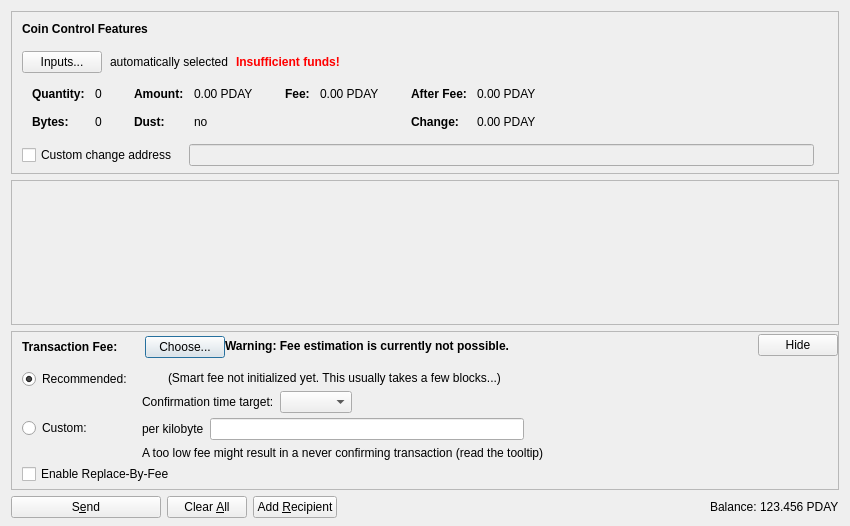
<?xml version="1.0" encoding="UTF-8"?>
<ui version="4.0">
 <class>SendCoinsDialog</class>
 <widget class="QDialog" name="SendCoinsDialog">
  <property name="geometry">
   <rect>
    <x>0</x>
    <y>0</y>
    <width>850</width>
    <height>526</height>
   </rect>
  </property>
  <property name="windowTitle">
   <string>Send Coins</string>
  </property>
  <layout class="QVBoxLayout" name="verticalLayout" stretch="0,1,0,0">
   <property name="bottomMargin">
    <number>8</number>
   </property>
   <item>
    <widget class="QFrame" name="frameCoinControl">
     <property name="sizePolicy">
      <sizepolicy hsizetype="Expanding" vsizetype="Expanding">
       <horstretch>0</horstretch>
       <verstretch>0</verstretch>
      </sizepolicy>
     </property>
     <property name="maximumSize">
      <size>
       <width>16777215</width>
       <height>16777215</height>
      </size>
     </property>
     <property name="frameShape">
      <enum>QFrame::StyledPanel</enum>
     </property>
     <property name="frameShadow">
      <enum>QFrame::Sunken</enum>
     </property>
     <layout class="QVBoxLayout" name="verticalLayoutCoinControl2">
      <property name="spacing">
       <number>0</number>
      </property>
      <property name="leftMargin">
       <number>0</number>
      </property>
      <property name="topMargin">
       <number>0</number>
      </property>
      <property name="rightMargin">
       <number>0</number>
      </property>
      <property name="bottomMargin">
       <number>6</number>
      </property>
      <item>
       <layout class="QVBoxLayout" name="verticalLayoutCoinControl" stretch="0,0,0,0,1">
        <property name="spacing">
         <number>0</number>
        </property>
        <property name="leftMargin">
         <number>10</number>
        </property>
        <property name="topMargin">
         <number>10</number>
        </property>
        <item>
         <layout class="QHBoxLayout" name="horizontalLayoutCoinControl1">
          <property name="bottomMargin">
           <number>15</number>
          </property>
          <item>
           <widget class="QLabel" name="labelCoinControlFeatures">
            <property name="sizePolicy">
             <sizepolicy hsizetype="Preferred" vsizetype="Maximum">
              <horstretch>0</horstretch>
              <verstretch>0</verstretch>
             </sizepolicy>
            </property>
            <property name="font">
             <font>
              <weight>75</weight>
              <bold>true</bold>
             </font>
            </property>
            <property name="styleSheet">
             <string notr="true">font-weight:bold;</string>
            </property>
            <property name="text">
             <string>Coin Control Features</string>
            </property>
           </widget>
          </item>
         </layout>
        </item>
        <item>
         <layout class="QHBoxLayout" name="horizontalLayoutCoinControl2" stretch="0,0,0,0">
          <property name="spacing">
           <number>8</number>
          </property>
          <property name="bottomMargin">
           <number>10</number>
          </property>
          <item>
           <widget class="QPushButton" name="pushButtonCoinControl">
            <property name="styleSheet">
             <string notr="true"/>
            </property>
            <property name="text">
             <string>Inputs...</string>
            </property>
            <property name="autoDefault">
             <bool>false</bool>
            </property>
           </widget>
          </item>
          <item>
           <widget class="QLabel" name="labelCoinControlAutomaticallySelected">
            <property name="text">
             <string>automatically selected</string>
            </property>
            <property name="margin">
             <number>5</number>
            </property>
           </widget>
          </item>
          <item>
           <widget class="QLabel" name="labelCoinControlInsuffFunds">
            <property name="font">
             <font>
              <weight>75</weight>
              <bold>true</bold>
             </font>
            </property>
            <property name="styleSheet">
             <string notr="true">color:red;font-weight:bold;</string>
            </property>
            <property name="text">
             <string>Insufficient funds!</string>
            </property>
            <property name="margin">
             <number>5</number>
            </property>
           </widget>
          </item>
          <item>
           <spacer name="horizontalSpacerCoinControl">
            <property name="orientation">
             <enum>Qt::Horizontal</enum>
            </property>
            <property name="sizeHint" stdset="0">
             <size>
              <width>40</width>
              <height>1</height>
             </size>
            </property>
           </spacer>
          </item>
         </layout>
        </item>
        <item>
         <widget class="QWidget" name="widgetCoinControl" native="true">
          <property name="sizePolicy">
           <sizepolicy hsizetype="Preferred" vsizetype="Preferred">
            <horstretch>0</horstretch>
            <verstretch>0</verstretch>
           </sizepolicy>
          </property>
          <property name="minimumSize">
           <size>
            <width>0</width>
            <height>0</height>
           </size>
          </property>
          <property name="styleSheet">
           <string notr="true"/>
          </property>
          <layout class="QHBoxLayout" name="horizontalLayoutCoinControl5">
           <property name="leftMargin">
            <number>0</number>
           </property>
           <property name="topMargin">
            <number>0</number>
           </property>
           <property name="rightMargin">
            <number>0</number>
           </property>
           <property name="bottomMargin">
            <number>0</number>
           </property>
           <item>
            <layout class="QHBoxLayout" name="horizontalLayoutCoinControl3" stretch="0,0,0,1">
             <property name="spacing">
              <number>20</number>
             </property>
             <property name="topMargin">
              <number>0</number>
             </property>
             <property name="bottomMargin">
              <number>10</number>
             </property>
             <item>
              <layout class="QFormLayout" name="formLayoutCoinControl1">
               <property name="horizontalSpacing">
                <number>10</number>
               </property>
               <property name="verticalSpacing">
                <number>14</number>
               </property>
               <property name="leftMargin">
                <number>10</number>
               </property>
               <property name="topMargin">
                <number>4</number>
               </property>
               <property name="rightMargin">
                <number>6</number>
               </property>
               <item row="0" column="0">
                <widget class="QLabel" name="labelCoinControlQuantityText">
                 <property name="font">
                  <font>
                   <weight>75</weight>
                   <bold>true</bold>
                  </font>
                 </property>
                 <property name="text">
                  <string>Quantity:</string>
                 </property>
                 <property name="margin">
                  <number>0</number>
                 </property>
                </widget>
               </item>
               <item row="0" column="1">
                <widget class="QLabel" name="labelCoinControlQuantity">
                 <property name="cursor">
                  <cursorShape>IBeamCursor</cursorShape>
                 </property>
                 <property name="contextMenuPolicy">
                  <enum>Qt::ActionsContextMenu</enum>
                 </property>
                 <property name="text">
                  <string notr="true">0</string>
                 </property>
                 <property name="margin">
                  <number>0</number>
                 </property>
                 <property name="textInteractionFlags">
                  <set>Qt::LinksAccessibleByMouse|Qt::TextSelectableByKeyboard|Qt::TextSelectableByMouse</set>
                 </property>
                </widget>
               </item>
               <item row="1" column="0">
                <widget class="QLabel" name="labelCoinControlBytesText">
                 <property name="font">
                  <font>
                   <weight>75</weight>
                   <bold>true</bold>
                  </font>
                 </property>
                 <property name="text">
                  <string>Bytes:</string>
                 </property>
                </widget>
               </item>
               <item row="1" column="1">
                <widget class="QLabel" name="labelCoinControlBytes">
                 <property name="cursor">
                  <cursorShape>IBeamCursor</cursorShape>
                 </property>
                 <property name="contextMenuPolicy">
                  <enum>Qt::ActionsContextMenu</enum>
                 </property>
                 <property name="text">
                  <string notr="true">0</string>
                 </property>
                 <property name="textInteractionFlags">
                  <set>Qt::LinksAccessibleByMouse|Qt::TextSelectableByKeyboard|Qt::TextSelectableByMouse</set>
                 </property>
                </widget>
               </item>
              </layout>
             </item>
             <item>
              <layout class="QFormLayout" name="formLayoutCoinControl2">
               <property name="horizontalSpacing">
                <number>10</number>
               </property>
               <property name="verticalSpacing">
                <number>14</number>
               </property>
               <property name="leftMargin">
                <number>6</number>
               </property>
               <property name="topMargin">
                <number>4</number>
               </property>
               <property name="rightMargin">
                <number>6</number>
               </property>
               <item row="0" column="0">
                <widget class="QLabel" name="labelCoinControlAmountText">
                 <property name="font">
                  <font>
                   <weight>75</weight>
                   <bold>true</bold>
                  </font>
                 </property>
                 <property name="text">
                  <string>Amount:</string>
                 </property>
                 <property name="margin">
                  <number>0</number>
                 </property>
                </widget>
               </item>
               <item row="0" column="1">
                <widget class="QLabel" name="labelCoinControlAmount">
                 <property name="cursor">
                  <cursorShape>IBeamCursor</cursorShape>
                 </property>
                 <property name="contextMenuPolicy">
                  <enum>Qt::ActionsContextMenu</enum>
                 </property>
                 <property name="text">
                  <string notr="true">0.00 PDAY</string>
                 </property>
                 <property name="textInteractionFlags">
                  <set>Qt::LinksAccessibleByMouse|Qt::TextSelectableByKeyboard|Qt::TextSelectableByMouse</set>
                 </property>
                </widget>
               </item>
               <item row="1" column="0">
                <widget class="QLabel" name="labelCoinControlLowOutputText">
                 <property name="font">
                  <font>
                   <weight>75</weight>
                   <bold>true</bold>
                  </font>
                 </property>
                 <property name="text">
                  <string>Dust:</string>
                 </property>
                </widget>
               </item>
               <item row="1" column="1">
                <widget class="QLabel" name="labelCoinControlLowOutput">
                 <property name="cursor">
                  <cursorShape>IBeamCursor</cursorShape>
                 </property>
                 <property name="contextMenuPolicy">
                  <enum>Qt::ActionsContextMenu</enum>
                 </property>
                 <property name="text">
                  <string notr="true">no</string>
                 </property>
                 <property name="textInteractionFlags">
                  <set>Qt::LinksAccessibleByMouse|Qt::TextSelectableByKeyboard|Qt::TextSelectableByMouse</set>
                 </property>
                </widget>
               </item>
              </layout>
             </item>
             <item>
              <layout class="QFormLayout" name="formLayoutCoinControl3">
               <property name="horizontalSpacing">
                <number>10</number>
               </property>
               <property name="verticalSpacing">
                <number>14</number>
               </property>
               <property name="leftMargin">
                <number>6</number>
               </property>
               <property name="topMargin">
                <number>4</number>
               </property>
               <property name="rightMargin">
                <number>6</number>
               </property>
               <item row="0" column="0">
                <widget class="QLabel" name="labelCoinControlFeeText">
                 <property name="font">
                  <font>
                   <weight>75</weight>
                   <bold>true</bold>
                  </font>
                 </property>
                 <property name="text">
                  <string>Fee:</string>
                 </property>
                 <property name="margin">
                  <number>0</number>
                 </property>
                </widget>
               </item>
               <item row="0" column="1">
                <widget class="QLabel" name="labelCoinControlFee">
                 <property name="cursor">
                  <cursorShape>IBeamCursor</cursorShape>
                 </property>
                 <property name="contextMenuPolicy">
                  <enum>Qt::ActionsContextMenu</enum>
                 </property>
                 <property name="text">
                  <string notr="true">0.00 PDAY</string>
                 </property>
                 <property name="textInteractionFlags">
                  <set>Qt::LinksAccessibleByMouse|Qt::TextSelectableByKeyboard|Qt::TextSelectableByMouse</set>
                 </property>
                </widget>
               </item>
              </layout>
             </item>
             <item>
              <layout class="QFormLayout" name="formLayoutCoinControl4">
               <property name="horizontalSpacing">
                <number>10</number>
               </property>
               <property name="verticalSpacing">
                <number>14</number>
               </property>
               <property name="leftMargin">
                <number>6</number>
               </property>
               <property name="topMargin">
                <number>4</number>
               </property>
               <property name="rightMargin">
                <number>6</number>
               </property>
               <item row="0" column="0">
                <widget class="QLabel" name="labelCoinControlAfterFeeText">
                 <property name="font">
                  <font>
                   <weight>75</weight>
                   <bold>true</bold>
                  </font>
                 </property>
                 <property name="text">
                  <string>After Fee:</string>
                 </property>
                 <property name="margin">
                  <number>0</number>
                 </property>
                </widget>
               </item>
               <item row="0" column="1">
                <widget class="QLabel" name="labelCoinControlAfterFee">
                 <property name="cursor">
                  <cursorShape>IBeamCursor</cursorShape>
                 </property>
                 <property name="contextMenuPolicy">
                  <enum>Qt::ActionsContextMenu</enum>
                 </property>
                 <property name="text">
                  <string notr="true">0.00 PDAY</string>
                 </property>
                 <property name="textInteractionFlags">
                  <set>Qt::LinksAccessibleByMouse|Qt::TextSelectableByKeyboard|Qt::TextSelectableByMouse</set>
                 </property>
                </widget>
               </item>
               <item row="1" column="0">
                <widget class="QLabel" name="labelCoinControlChangeText">
                 <property name="font">
                  <font>
                   <weight>75</weight>
                   <bold>true</bold>
                  </font>
                 </property>
                 <property name="text">
                  <string>Change:</string>
                 </property>
                </widget>
               </item>
               <item row="1" column="1">
                <widget class="QLabel" name="labelCoinControlChange">
                 <property name="cursor">
                  <cursorShape>IBeamCursor</cursorShape>
                 </property>
                 <property name="contextMenuPolicy">
                  <enum>Qt::ActionsContextMenu</enum>
                 </property>
                 <property name="text">
                  <string notr="true">0.00 PDAY</string>
                 </property>
                 <property name="textInteractionFlags">
                  <set>Qt::LinksAccessibleByMouse|Qt::TextSelectableByKeyboard|Qt::TextSelectableByMouse</set>
                 </property>
                </widget>
               </item>
              </layout>
             </item>
            </layout>
           </item>
          </layout>
         </widget>
        </item>
        <item>
         <layout class="QHBoxLayout" name="horizontalLayoutCoinControl4" stretch="0,0,0">
          <property name="spacing">
           <number>12</number>
          </property>
          <property name="sizeConstraint">
           <enum>QLayout::SetDefaultConstraint</enum>
          </property>
          <property name="topMargin">
           <number>5</number>
          </property>
          <property name="rightMargin">
           <number>5</number>
          </property>
          <item>
           <widget class="QCheckBox" name="checkBoxCoinControlChange">
            <property name="toolTip">
             <string>If this is activated, but the change address is empty or invalid, change will be sent to a newly generated address.</string>
            </property>
            <property name="text">
             <string>Custom change address</string>
            </property>
           </widget>
          </item>
          <item>
           <widget class="QValidatedLineEdit" name="lineEditCoinControlChange">
            <property name="enabled">
             <bool>false</bool>
            </property>
            <property name="sizePolicy">
             <sizepolicy hsizetype="Expanding" vsizetype="Fixed">
              <horstretch>0</horstretch>
              <verstretch>0</verstretch>
             </sizepolicy>
            </property>
           </widget>
          </item>
          <item>
           <widget class="QLabel" name="labelCoinControlChangeLabel">
            <property name="sizePolicy">
             <sizepolicy hsizetype="Preferred" vsizetype="Expanding">
              <horstretch>0</horstretch>
              <verstretch>0</verstretch>
             </sizepolicy>
            </property>
            <property name="minimumSize">
             <size>
              <width>0</width>
              <height>0</height>
             </size>
            </property>
            <property name="text">
             <string/>
            </property>
            <property name="margin">
             <number>3</number>
            </property>
           </widget>
          </item>
         </layout>
        </item>
        <item>
         <spacer name="verticalSpacerCoinControl">
          <property name="orientation">
           <enum>Qt::Vertical</enum>
          </property>
          <property name="sizeHint" stdset="0">
           <size>
            <width>800</width>
            <height>1</height>
           </size>
          </property>
         </spacer>
        </item>
       </layout>
      </item>
     </layout>
    </widget>
   </item>
   <item>
    <widget class="QScrollArea" name="scrollArea">
     <property name="widgetResizable">
      <bool>true</bool>
     </property>
     <widget class="QWidget" name="scrollAreaWidgetContents">
      <property name="geometry">
       <rect>
        <x>0</x>
        <y>0</y>
        <width>830</width>
        <height>104</height>
       </rect>
      </property>
      <layout class="QVBoxLayout" name="verticalLayout_2" stretch="0,1">
       <property name="leftMargin">
        <number>0</number>
       </property>
       <property name="topMargin">
        <number>0</number>
       </property>
       <property name="rightMargin">
        <number>0</number>
       </property>
       <property name="bottomMargin">
        <number>0</number>
       </property>
       <item>
        <layout class="QVBoxLayout" name="entries">
         <property name="spacing">
          <number>6</number>
         </property>
        </layout>
       </item>
       <item>
        <spacer name="verticalSpacer">
         <property name="orientation">
          <enum>Qt::Vertical</enum>
         </property>
         <property name="sizeHint" stdset="0">
          <size>
           <width>20</width>
           <height>40</height>
          </size>
         </property>
        </spacer>
       </item>
      </layout>
     </widget>
    </widget>
   </item>
   <item>
    <widget class="QFrame" name="frameFee">
     <property name="sizePolicy">
      <sizepolicy hsizetype="Expanding" vsizetype="Expanding">
       <horstretch>0</horstretch>
       <verstretch>0</verstretch>
      </sizepolicy>
     </property>
     <property name="maximumSize">
      <size>
       <width>16777215</width>
       <height>16777215</height>
      </size>
     </property>
     <property name="frameShape">
      <enum>QFrame::StyledPanel</enum>
     </property>
     <property name="frameShadow">
      <enum>QFrame::Sunken</enum>
     </property>
     <layout class="QVBoxLayout" name="verticalLayoutFee1">
      <property name="spacing">
       <number>0</number>
      </property>
      <property name="leftMargin">
       <number>0</number>
      </property>
      <property name="topMargin">
       <number>0</number>
      </property>
      <property name="rightMargin">
       <number>0</number>
      </property>
      <property name="bottomMargin">
       <number>0</number>
      </property>
      <item>
       <layout class="QVBoxLayout" name="verticalLayoutFee2" stretch="0,0,0">
        <property name="spacing">
         <number>0</number>
        </property>
        <property name="leftMargin">
         <number>10</number>
        </property>
        <property name="topMargin">
         <number>0</number>
        </property>
        <item>
         <layout class="QHBoxLayout" name="horizontalLayoutFee1">
          <property name="bottomMargin">
           <number>0</number>
          </property>
          <item>
           <layout class="QVBoxLayout" name="verticalLayoutFee7">
            <property name="spacing">
             <number>0</number>
            </property>
            <item>
             <spacer name="verticalSpacerSmartFee">
              <property name="orientation">
               <enum>Qt::Vertical</enum>
              </property>
              <property name="sizeType">
               <enum>QSizePolicy::Fixed</enum>
              </property>
              <property name="sizeHint" stdset="0">
               <size>
                <width>1</width>
                <height>4</height>
               </size>
              </property>
             </spacer>
            </item>
            <item>
             <layout class="QHBoxLayout" name="horizontalLayoutSmartFee">
              <property name="spacing">
               <number>10</number>
              </property>
              <item>
               <widget class="QLabel" name="labelFeeHeadline">
                <property name="sizePolicy">
                 <sizepolicy hsizetype="Preferred" vsizetype="Maximum">
                  <horstretch>0</horstretch>
                  <verstretch>0</verstretch>
                 </sizepolicy>
                </property>
                <property name="font">
                 <font>
                  <weight>75</weight>
                  <bold>true</bold>
                 </font>
                </property>
                <property name="styleSheet">
                 <string notr="true">font-weight:bold;</string>
                </property>
                <property name="text">
                 <string>Transaction Fee:</string>
                </property>
               </widget>
              </item>
              <item>
               <widget class="QLabel" name="labelFeeMinimized">
                <property name="text">
                 <string/>
                </property>
               </widget>
              </item>
              <item>
               <widget class="QPushButton" name="buttonChooseFee">
                <property name="text">
                 <string>Choose...</string>
                </property>
               </widget>
              </item>
             </layout>
            </item>
            <item>
             <spacer name="verticalSpacer_5">
              <property name="orientation">
               <enum>Qt::Vertical</enum>
              </property>
              <property name="sizeHint" stdset="0">
               <size>
                <width>1</width>
                <height>1</height>
               </size>
              </property>
             </spacer>
            </item>
           </layout>
          </item>
          <item>
           <widget class="QLabel" name="fallbackFeeWarningLabel">
            <property name="toolTip">
             <string>Using the fallbackfee can result in sending a transaction that will take several hours or days (or never) to confirm. Consider choosing your fee manually or wait until you have validated the complete chain.</string>
            </property>
            <property name="font">
            <font>
                <weight>75</weight>
                <bold>true</bold>
            </font>
            </property>
            <property name="text">
             <string>Warning: Fee estimation is currently not possible.</string>
            </property>
            <property name="wordWrap">
             <bool>false</bool>
            </property>
           </widget>
          </item>
          <item>
           <spacer name="horizontalSpacer_4">
            <property name="orientation">
             <enum>Qt::Horizontal</enum>
            </property>
            <property name="sizeType">
             <enum>QSizePolicy::MinimumExpanding</enum>
            </property>
            <property name="sizeHint" stdset="0">
             <size>
              <width>40</width>
              <height>20</height>
             </size>
            </property>
           </spacer>
          </item>
          <item>
           <widget class="QPushButton" name="buttonMinimizeFee">
            <property name="toolTip">
             <string>collapse fee-settings</string>
            </property>
            <property name="text">
             <string>Hide</string>
            </property>
           </widget>
          </item>
         </layout>
        </item>
        <item>
         <widget class="QFrame" name="frameFeeSelection">
          <layout class="QVBoxLayout" name="verticalLayoutFee12">
           <property name="spacing">
            <number>0</number>
           </property>
           <property name="leftMargin">
            <number>0</number>
           </property>
           <property name="topMargin">
            <number>0</number>
           </property>
           <property name="rightMargin">
            <number>0</number>
           </property>
           <property name="bottomMargin">
            <number>0</number>
           </property>
           <item>
            <layout class="QGridLayout" name="gridLayoutFee">
             <property name="topMargin">
              <number>10</number>
             </property>
             <property name="bottomMargin">
              <number>4</number>
             </property>
             <property name="horizontalSpacing">
              <number>10</number>
             </property>
             <property name="verticalSpacing">
              <number>4</number>
             </property>
             <item row="1" column="1">
              <layout class="QVBoxLayout" name="verticalLayoutFee8">
               <property name="spacing">
                <number>6</number>
               </property>
               <item>
                <layout class="QHBoxLayout" name="horizontalLayoutFee13">
                 <item>
                  <widget class="QLabel" name="labelCustomPerKilobyte">
                   <property name="toolTip">
                    <string>Specify a custom fee per kB (1,000 bytes) of the transaction's virtual size.

Note:  Since the fee is calculated on a per-byte basis, a fee of "100 satoshis per kB" for a transaction size of 500 bytes (half of 1 kB) would ultimately yield a fee of only 50 satoshis.</string>
                   </property>
                   <property name="text">
                    <string>per kilobyte</string>
                   </property>
                  </widget>
                 </item>
                 <item>
                  <widget class="PaydayCoinAmountField" name="customFee"/>
                 </item>
                 <item>
                  <spacer name="horizontalSpacer_6">
                   <property name="orientation">
                    <enum>Qt::Horizontal</enum>
                   </property>
                   <property name="sizeHint" stdset="0">
                    <size>
                     <width>1</width>
                     <height>1</height>
                    </size>
                   </property>
                  </spacer>
                 </item>
                </layout>
               </item>
               <item>
                <layout class="QHBoxLayout" name="horizontalLayoutFee8">
                 <item>
                  <widget class="QLabel" name="labelCustomFeeWarning">
                   <property name="enabled">
                    <bool>true</bool>
                   </property>
                   <property name="toolTip">
                    <string>When there is less transaction volume than space in the blocks, miners as well as relaying nodes may enforce a minimum fee. Paying only this minimum fee is just fine, but be aware that this can result in a never confirming transaction once there is more demand for paydaycoin transactions than the network can process.</string>
                   </property>
                   <property name="text">
                    <string>A too low fee might result in a never confirming transaction (read the tooltip)</string>
                   </property>
                  </widget>
                 </item>
                 <item>
                  <spacer name="horizontalSpacer_2">
                   <property name="orientation">
                    <enum>Qt::Horizontal</enum>
                   </property>
                   <property name="sizeHint" stdset="0">
                    <size>
                     <width>1</width>
                     <height>1</height>
                    </size>
                   </property>
                  </spacer>
                 </item>
                </layout>
               </item>
              </layout>
             </item>
             <item row="0" column="0">
              <layout class="QVBoxLayout" name="verticalLayoutFee4" stretch="0,1">
               <item>
                <widget class="QRadioButton" name="radioSmartFee">
                 <property name="text">
                  <string>Recommended:</string>
                 </property>
                 <property name="checked">
                  <bool>true</bool>
                 </property>
                 <attribute name="buttonGroup">
                  <string notr="true">groupFee</string>
                 </attribute>
                </widget>
               </item>
               <item>
                <spacer name="verticalSpacer_2">
                 <property name="orientation">
                  <enum>Qt::Vertical</enum>
                 </property>
                 <property name="sizeHint" stdset="0">
                  <size>
                   <width>1</width>
                   <height>1</height>
                  </size>
                 </property>
                </spacer>
               </item>
              </layout>
             </item>
             <item row="1" column="0">
              <layout class="QVBoxLayout" name="verticalLayoutFee9" stretch="0,1">
               <item>
                <widget class="QRadioButton" name="radioCustomFee">
                 <property name="text">
                  <string>Custom:</string>
                 </property>
                 <attribute name="buttonGroup">
                  <string notr="true">groupFee</string>
                 </attribute>
                </widget>
               </item>
               <item>
                <spacer name="verticalSpacer_6">
                 <property name="orientation">
                  <enum>Qt::Vertical</enum>
                 </property>
                 <property name="sizeHint" stdset="0">
                  <size>
                   <width>1</width>
                   <height>1</height>
                  </size>
                 </property>
                </spacer>
               </item>
              </layout>
             </item>
             <item row="0" column="1">
              <layout class="QVBoxLayout" name="verticalLayoutFee3" stretch="0,0,1">
               <property name="spacing">
                <number>6</number>
               </property>
               <property name="topMargin">
                <number>2</number>
               </property>
               <item>
                <layout class="QHBoxLayout" name="horizontalLayoutFee12">
                 <item>
                  <widget class="QLabel" name="labelSmartFee">
                   <property name="text">
                    <string/>
                   </property>
                  </widget>
                 </item>
                 <item>
                  <widget class="QLabel" name="labelFeeEstimation">
                   <property name="text">
                    <string/>
                   </property>
                  </widget>
                 </item>
                 <item>
                  <widget class="QLabel" name="labelSmartFee2">
                   <property name="text">
                    <string>(Smart fee not initialized yet. This usually takes a few blocks...)</string>
                   </property>
                  </widget>
                 </item>
                 <item>
                  <spacer name="horizontalSpacer_5">
                   <property name="orientation">
                    <enum>Qt::Horizontal</enum>
                   </property>
                   <property name="sizeHint" stdset="0">
                    <size>
                     <width>1</width>
                     <height>1</height>
                    </size>
                   </property>
                  </spacer>
                 </item>
                </layout>
               </item>
               <item>
                <layout class="QHBoxLayout" name="horizontalLayoutFee9">
                 <item>
                  <layout class="QVBoxLayout" name="verticalLayoutFee6">
                   <item>
                    <widget class="QLabel" name="labelSmartFee3">
                     <property name="text">
                      <string>Confirmation time target:</string>
                     </property>
                    </widget>
                   </item>
                  </layout>
                 </item>
                 <item>
                  <layout class="QVBoxLayout" name="verticalLayoutFee5">
                   <property name="rightMargin">
                    <number>30</number>
                   </property>
                   <item>
                    <layout class="QHBoxLayout" name="horizontalLayoutConfTarget">
                     <property name="bottomMargin">
                      <number>0</number>
                     </property>
                     <item>
                      <widget class="QComboBox" name="confTargetSelector"/>
                     </item>
                     <item>
                      <spacer name="horizontalSpacerConfTarget">
                       <property name="orientation">
                        <enum>Qt::Horizontal</enum>
                       </property>
                       <property name="sizeHint" stdset="0">
                        <size>
                         <width>40</width>
                         <height>20</height>
                        </size>
                       </property>
                      </spacer>
                     </item>
                    </layout>
                   </item>
                  </layout>
                 </item>
                </layout>
               </item>
               <item>
                <spacer name="verticalSpacer_4">
                 <property name="orientation">
                  <enum>Qt::Vertical</enum>
                 </property>
                 <property name="sizeHint" stdset="0">
                  <size>
                   <width>1</width>
                   <height>1</height>
                  </size>
                 </property>
                </spacer>
               </item>
              </layout>
             </item>
            </layout>
           </item>
           <item>
            <widget class="QCheckBox" name="optInRBF">
             <property name="text">
              <string>Enable Replace-By-Fee</string>
             </property>
             <property name="toolTip">
              <string>With Replace-By-Fee (BIP-125) you can increase a transaction's fee after it is sent. Without this, a higher fee may be recommended to compensate for increased transaction delay risk.</string>
             </property>
            </widget>
           </item>
          </layout>
         </widget>
        </item>
        <item>
         <spacer name="verticalSpacerFee">
          <property name="orientation">
           <enum>Qt::Vertical</enum>
          </property>
          <property name="sizeHint" stdset="0">
           <size>
            <width>40</width>
            <height>5</height>
           </size>
          </property>
         </spacer>
        </item>
       </layout>
      </item>
     </layout>
    </widget>
   </item>
   <item>
    <layout class="QHBoxLayout" name="horizontalLayout">
     <item>
      <widget class="QPushButton" name="sendButton">
       <property name="minimumSize">
        <size>
         <width>150</width>
         <height>0</height>
        </size>
       </property>
       <property name="toolTip">
        <string>Confirm the send action</string>
       </property>
       <property name="text">
        <string>S&amp;end</string>
       </property>
       <property name="icon">
        <iconset resource="../paydaycoin.qrc">
         <normaloff>:/icons/send</normaloff>:/icons/send</iconset>
       </property>
       <property name="autoDefault">
        <bool>false</bool>
       </property>
       <property name="default">
        <bool>false</bool>
       </property>
      </widget>
     </item>
     <item>
      <widget class="QPushButton" name="clearButton">
       <property name="sizePolicy">
        <sizepolicy hsizetype="Minimum" vsizetype="Fixed">
         <horstretch>0</horstretch>
         <verstretch>0</verstretch>
        </sizepolicy>
       </property>
       <property name="toolTip">
        <string>Clear all fields of the form.</string>
       </property>
       <property name="text">
        <string>Clear &amp;All</string>
       </property>
       <property name="icon">
        <iconset resource="../paydaycoin.qrc">
         <normaloff>:/icons/remove</normaloff>:/icons/remove</iconset>
       </property>
       <property name="autoDefault">
        <bool>false</bool>
       </property>
      </widget>
     </item>
     <item>
      <widget class="QPushButton" name="addButton">
       <property name="toolTip">
        <string>Send to multiple recipients at once</string>
       </property>
       <property name="text">
        <string>Add &amp;Recipient</string>
       </property>
       <property name="icon">
        <iconset resource="../paydaycoin.qrc">
         <normaloff>:/icons/add</normaloff>:/icons/add</iconset>
       </property>
       <property name="autoDefault">
        <bool>false</bool>
       </property>
      </widget>
     </item>
     <item>
      <spacer name="horizontalSpacer">
       <property name="orientation">
        <enum>Qt::Horizontal</enum>
       </property>
       <property name="sizeHint" stdset="0">
        <size>
         <width>40</width>
         <height>20</height>
        </size>
       </property>
      </spacer>
     </item>
     <item>
      <layout class="QHBoxLayout" name="horizontalLayout_2">
       <property name="spacing">
        <number>3</number>
       </property>
       <item>
        <widget class="QLabel" name="label">
         <property name="sizePolicy">
          <sizepolicy hsizetype="Preferred" vsizetype="Fixed">
           <horstretch>0</horstretch>
           <verstretch>0</verstretch>
          </sizepolicy>
         </property>
         <property name="text">
          <string>Balance:</string>
         </property>
        </widget>
       </item>
       <item>
        <widget class="QLabel" name="labelBalance">
         <property name="sizePolicy">
          <sizepolicy hsizetype="Preferred" vsizetype="Fixed">
           <horstretch>0</horstretch>
           <verstretch>0</verstretch>
          </sizepolicy>
         </property>
         <property name="cursor">
          <cursorShape>IBeamCursor</cursorShape>
         </property>
         <property name="text">
          <string notr="true">123.456 PDAY</string>
         </property>
         <property name="textInteractionFlags">
          <set>Qt::LinksAccessibleByMouse|Qt::TextSelectableByKeyboard|Qt::TextSelectableByMouse</set>
         </property>
        </widget>
       </item>
      </layout>
     </item>
    </layout>
   </item>
  </layout>
 </widget>
 <customwidgets>
  <customwidget>
   <class>QValidatedLineEdit</class>
   <extends>QLineEdit</extends>
   <header>qt/qvalidatedlineedit.h</header>
  </customwidget>
  <customwidget>
   <class>PaydayCoinAmountField</class>
   <extends>QLineEdit</extends>
   <header>qt/paydaycoinamountfield.h</header>
   <container>1</container>
  </customwidget>
 </customwidgets>
 <resources>
  <include location="../paydaycoin.qrc"/>
 </resources>
 <connections/>
 <buttongroups>
  <buttongroup name="groupFee"/>
 </buttongroups>
</ui>
